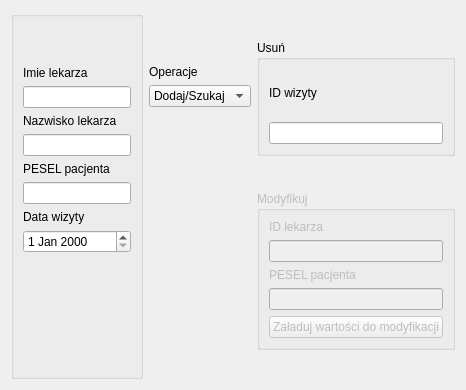
          <widget class="QWidget" name="l_appoin_tab">
           <attribute name="title">
            <string>Wizyta</string>
           </attribute>
           <layout class="QGridLayout" name="gridLayout_16" columnstretch="3,1,2">
            <item row="0" column="0">
             <layout class="QVBoxLayout" name="verticalLayout_63">
              <item>
               <widget class="QGroupBox" name="l_appoin_gM">
                <property name="title">
                 <string/>
                </property>
                <layout class="QVBoxLayout" name="verticalLayout_64" stretch="0,0,0,0,0,0,0,0,0,3,2">
                 <item>
                  <spacer name="verticalSpacer_90">
                   <property name="orientation">
                    <enum>Qt::Vertical</enum>
                   </property>
                   <property name="sizeHint" stdset="0">
                    <size>
                     <width>20</width>
                     <height>40</height>
                    </size>
                   </property>
                  </spacer>
                 </item>
                 <item>
                  <widget class="QLabel" name="label_90">
                   <property name="text">
                    <string>Imie lekarza</string>
                   </property>
                  </widget>
                 </item>
                 <item>
                  <widget class="QLineEdit" name="l_appoin_gM_imielek_edit"/>
                 </item>
                 <item>
                  <widget class="QLabel" name="label_34">
                   <property name="text">
                    <string>Nazwisko lekarza</string>
                   </property>
                  </widget>
                 </item>
                 <item>
                  <widget class="QLineEdit" name="lineEdit"/>
                 </item>
                 <item>
                  <widget class="QLabel" name="label_91">
                   <property name="text">
                    <string>PESEL pacjenta</string>
                   </property>
                  </widget>
                 </item>
                 <item>
                  <widget class="QLineEdit" name="l_appoin_gM_pesel_edit"/>
                 </item>
                 <item>
                  <widget class="QLabel" name="label_97">
                   <property name="text">
                    <string>Data wizyty</string>
                   </property>
                  </widget>
                 </item>
                 <item>
                  <widget class="QDateEdit" name="l_appoin_gM_dateofappoin_dedit"/>
                 </item>
                 <item>
                  <spacer name="verticalSpacer_91">
                   <property name="orientation">
                    <enum>Qt::Vertical</enum>
                   </property>
                   <property name="sizeHint" stdset="0">
                    <size>
                     <width>20</width>
                     <height>40</height>
                    </size>
                   </property>
                  </spacer>
                 </item>
                 <item>
                  <widget class="QLabel" name="l_appoin_gM_notif_label">
                   <property name="text">
                    <string/>
                   </property>
                  </widget>
                 </item>
                </layout>
               </widget>
              </item>
             </layout>
            </item>
            <item row="0" column="1">
             <layout class="QVBoxLayout" name="verticalLayout_65" stretch="1,0,0,5">
              <item>
               <spacer name="verticalSpacer_28">
                <property name="orientation">
                 <enum>Qt::Vertical</enum>
                </property>
                <property name="sizeHint" stdset="0">
                 <size>
                  <width>20</width>
                  <height>40</height>
                 </size>
                </property>
               </spacer>
              </item>
              <item>
               <widget class="QLabel" name="label_43">
                <property name="text">
                 <string>Operacje</string>
                </property>
               </widget>
              </item>
              <item>
               <widget class="QComboBox" name="l_appoin_oper_combo">
                <item>
                 <property name="text">
                  <string>Dodaj/Szukaj</string>
                 </property>
                </item>
                <item>
                 <property name="text">
                  <string>Usuń</string>
                 </property>
                </item>
               </widget>
              </item>
              <item>
               <spacer name="verticalSpacer_29">
                <property name="orientation">
                 <enum>Qt::Vertical</enum>
                </property>
                <property name="sizeHint" stdset="0">
                 <size>
                  <width>20</width>
                  <height>40</height>
                 </size>
                </property>
               </spacer>
              </item>
             </layout>
            </item>
            <item row="0" column="2">
             <layout class="QVBoxLayout" name="verticalLayout_66" stretch="1,4,1,4,1">
              <item>
               <spacer name="verticalSpacer_92">
                <property name="orientation">
                 <enum>Qt::Vertical</enum>
                </property>
                <property name="sizeHint" stdset="0">
                 <size>
                  <width>20</width>
                  <height>40</height>
                 </size>
                </property>
               </spacer>
              </item>
              <item>
               <widget class="QGroupBox" name="l_appoin_gU">
                <property name="title">
                 <string>Usuń</string>
                </property>
                <layout class="QVBoxLayout" name="verticalLayout_67">
                 <item>
                  <widget class="QLabel" name="label_93">
                   <property name="text">
                    <string>ID wizyty</string>
                   </property>
                  </widget>
                 </item>
                 <item>
                  <widget class="QLineEdit" name="l_appoin_gU_idlek_edit"/>
                 </item>
                </layout>
               </widget>
              </item>
              <item>
               <spacer name="verticalSpacer_93">
                <property name="orientation">
                 <enum>Qt::Vertical</enum>
                </property>
                <property name="sizeHint" stdset="0">
                 <size>
                  <width>20</width>
                  <height>40</height>
                 </size>
                </property>
               </spacer>
              </item>
              <item>
               <widget class="QGroupBox" name="l_appoin_gMod">
                <property name="enabled">
                 <bool>false</bool>
                </property>
                <property name="title">
                 <string>Modyfikuj</string>
                </property>
                <layout class="QVBoxLayout" name="verticalLayout_68">
                 <item>
                  <widget class="QLabel" name="label_115">
                   <property name="text">
                    <string>ID lekarza</string>
                   </property>
                  </widget>
                 </item>
                 <item>
                  <widget class="QLineEdit" name="l_appoin_gMod_idlek_edit"/>
                 </item>
                 <item>
                  <widget class="QLabel" name="label_45">
                   <property name="text">
                    <string>PESEL pacjenta</string>
                   </property>
                   <property name="alignment">
                    <set>Qt::AlignLeading|Qt::AlignLeft|Qt::AlignVCenter</set>
                   </property>
                   <property name="wordWrap">
                    <bool>true</bool>
                   </property>
                  </widget>
                 </item>
                 <item>
                  <widget class="QLineEdit" name="l_appoin_gMod_pesel_edit"/>
                 </item>
                 <item>
                  <widget class="QPushButton" name="l_appoin_gMod_butt">
                   <property name="text">
                    <string>Załaduj wartości do modyfikacji</string>
                   </property>
                  </widget>
                 </item>
                </layout>
               </widget>
              </item>
              <item>
               <spacer name="verticalSpacer_94">
                <property name="orientation">
                 <enum>Qt::Vertical</enum>
                </property>
                <property name="sizeHint" stdset="0">
                 <size>
                  <width>20</width>
                  <height>40</height>
                 </size>
                </property>
               </spacer>
              </item>
             </layout>
            </item>
           </layout>
          </widget>
